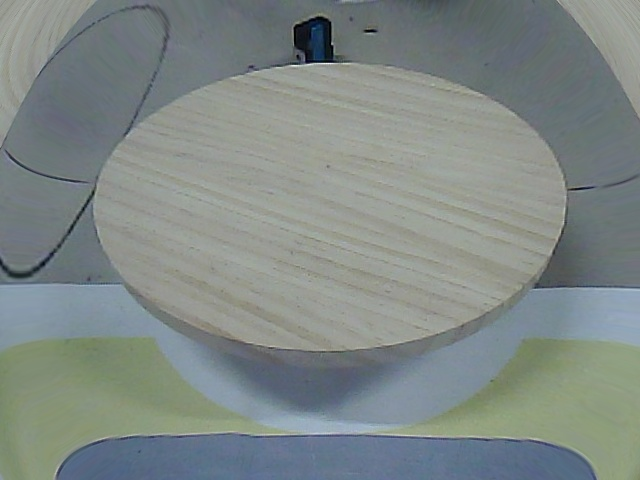
#> input picture script/6.jpg, 640 x 480 px
$ python test2.py   (older library calls are emulated)
#> lines starting #> are read from the running program, lines starting #| are printed output that depends on the picture; after the words box and inside, x2 and y2 are one past the last pixel; in counts of white or black regions, pixels touching at a corner belong together
import cv2
import numpy as np

"""
思路：通过投影变换实时将斜着的圆盘变成正对俯瞰的圆（也可能不需要）
通过创建一个椭圆二值图像，和实时检测到的图像相减，计算匹配情况，匹配度高时检测到
"""

imgPath = '6.jpg'
img = cv2.imread(imgPath)
#> img is the input picture: shape (480, 640, 3); mean B, G, R 133.6, 136.1, 127.3

cv2.namedWindow("img")
def print_point(event,x,y,flags,param):
    if event == cv2.EVENT_LBUTTONDBLCLK:
        print("x, y = ", (x, y))

p1u = (314, 84)
p1l = (107, 198)
p1d = (319, 359)
p1r = (515, 173)

p2u = (315, 32)
p2l = (107, 206)
p2d = (311, 429)
p2r = (526, 190)

srcP = np.array([[314, 84], [107, 198], [319, 359], [515, 173]], dtype=np.float32)
dstP = np.array([[315, 32], [107, 206], [311, 429], [526, 190]], dtype=np.float32)
M = cv2.getPerspectiveTransform(srcP, dstP)

# 显示
# cv2.rectangle(img, p1, p2, (255, 0, 0))
cv2.imshow("img", img)
cv2.setMouseCallback("img", print_point)
cv2.waitKey(0)

img = cv2.pyrMeanShiftFiltering(img, 15, 20)
cv2.imshow("img", img)
cv2.waitKey(0)

# 灰度
img = cv2.cvtColor(img, cv2.COLOR_BGR2GRAY)
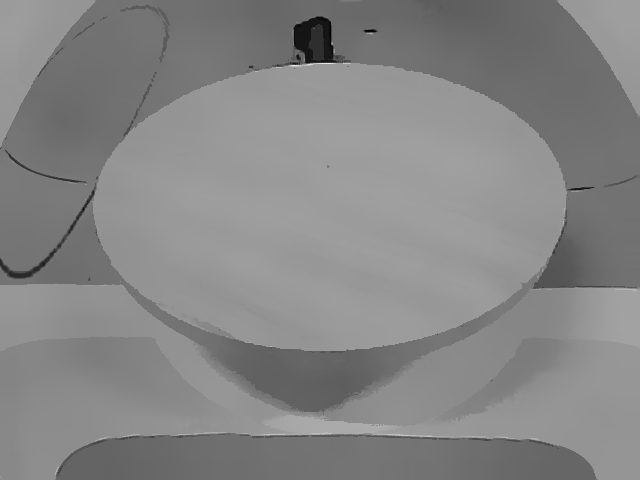
#> img: shape (480, 640); min 5, max 237, mean 133.3
cv2.imshow("img", img)
cv2.waitKey(0)

# 投影
img = cv2.warpPerspective(img, M, (640, 480))
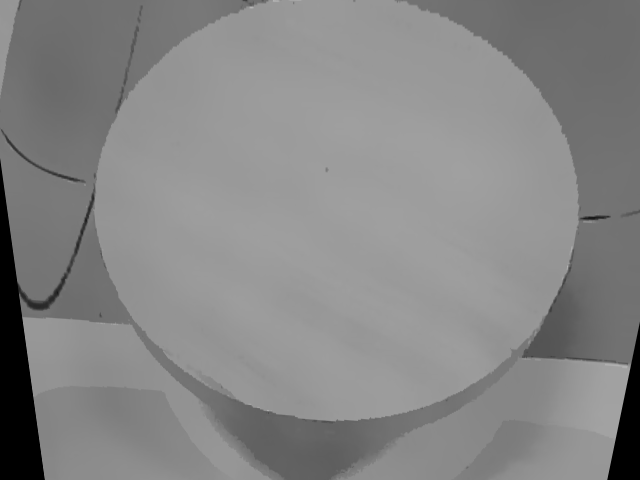
#> img: shape (480, 640); min 0, max 182, mean 134.1
cv2.imshow("img", img)
cv2.waitKey(0)
img_copy = img.copy()

# img = cv2.resize(img, (320, 240))
# cv2.imshow("img", img)
# cv2.waitKey(0)

# 高斯平滑
img = cv2.GaussianBlur(img, (5, 5), 0)
cv2.imshow("img", img)
cv2.waitKey(0)
kernel = np.ones((3,3),np.float32)/9
img = cv2.filter2D(img, -1, kernel)
cv2.imshow("img", img)
cv2.waitKey(0)
# img = cv2.blur(img, (3, 3), 1)
# cv2.imshow("img", img)
# cv2.waitKey(0)

img = cv2.Canny(img, 30, 50, (3, 3))
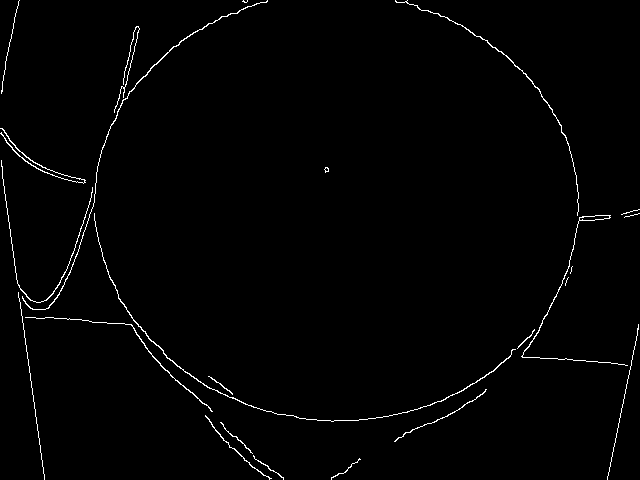
#> img: shape (480, 640); 1.3% white in thin lines or dots
# [7 lines of commented-out code are left out]
cv2.imshow("img", img)
cv2.waitKey(0)

# [4 lines of commented-out code are left out]

kernel_2 = np.ones((5, 5), dtype=np.uint8) # 卷积核变为4*4
img = cv2.dilate(img, kernel_2, 1)
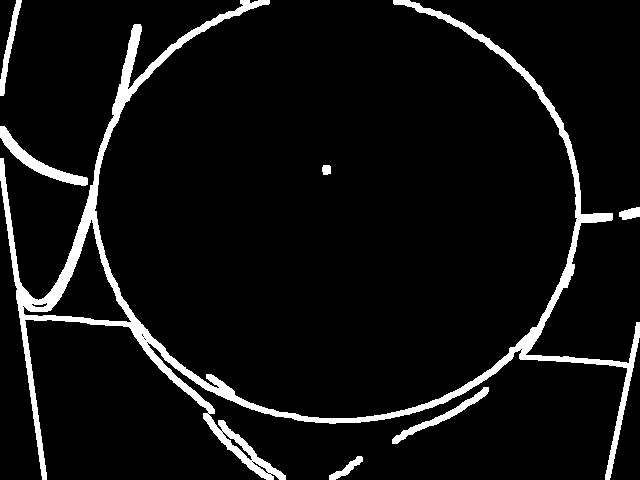
#> img: shape (480, 640); 6.6% white; 7 white regions
cv2.imshow("img", img)
cv2.waitKey(0)

contours, hierarchy = cv2.findContours(img, cv2.RETR_LIST, cv2.CHAIN_APPROX_SIMPLE)  # 轮廓查找
#> contours = 22 contours, 11 with area under 20; largest, box (x1, y1, x2, y2) and area: (0, 0, 640, 480) 18784, (23, 219, 132, 323) 3555, (0, 126, 88, 186) 973, (392, 387, 489, 444) 628, (0, 0, 22, 96) 445

# [8 lines of commented-out code are left out]

$ run again, with script/0.jpg copied over script/6.jpg
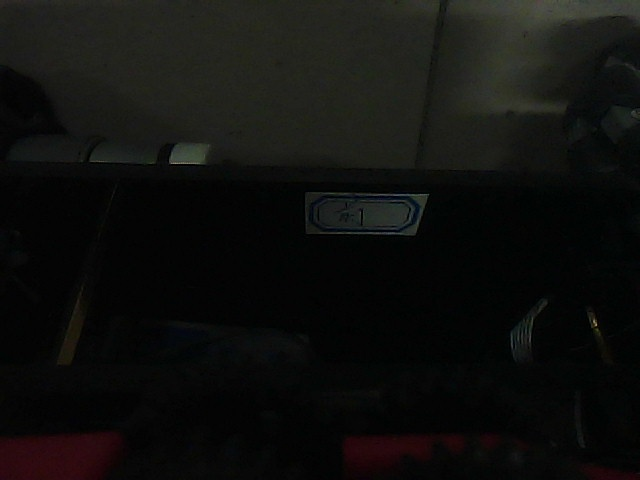
#> input picture script/0.jpg, 640 x 480 px
#> img is the input picture: shape (480, 640, 3); mean B, G, R 13.6, 15.6, 15.3
#> `img = cv2.Canny(img, 30, 50, (3, 3))`:
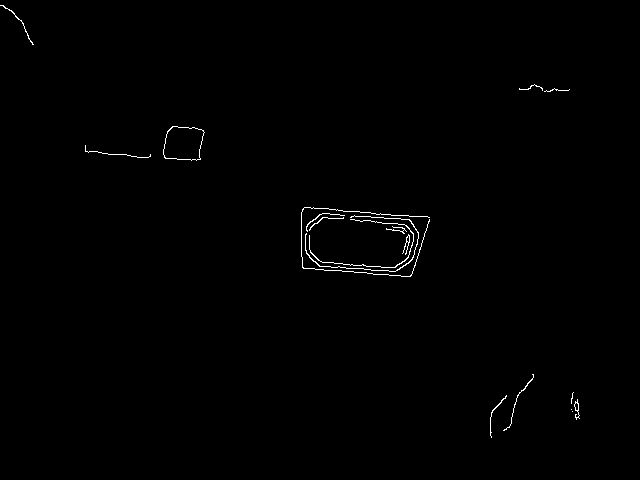
#> img: shape (480, 640); 0.51% white in thin lines or dots, all inside (x1, y1, x2, y2) = (0, 5, 580, 438)
#> `img = cv2.dilate(img, kernel_2, 1)`:
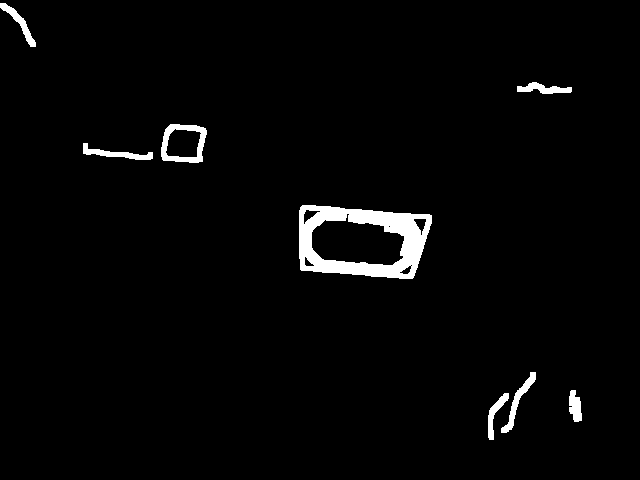
#> img: shape (480, 640); 2.5% white; 8 white regions
#> contours = 16 contours, 2 with area under 20; largest, box (x1, y1, x2, y2) and area: (299, 205, 432, 279) 8020, (311, 213, 405, 266) 3372, (161, 124, 207, 163) 1452, (165, 128, 202, 158) 833, (501, 372, 536, 433) 378

$ run again, with script/10.jpg copied over script/6.jpg
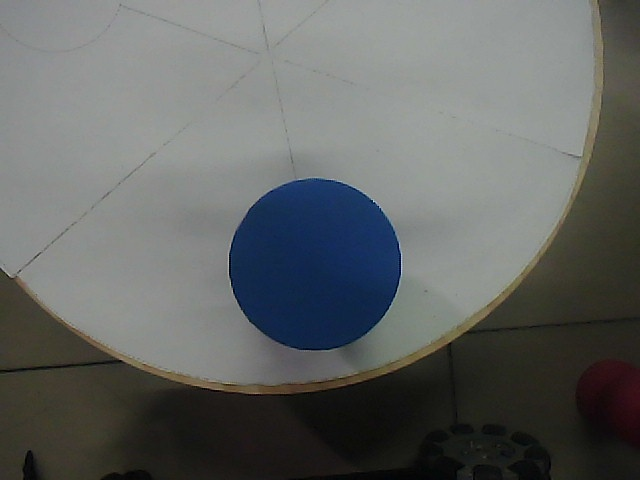
#> input picture script/10.jpg, 640 x 480 px
#> img is the input picture: shape (480, 640, 3); mean B, G, R 99.7, 101, 98.3
#> `img = cv2.Canny(img, 30, 50, (3, 3))`:
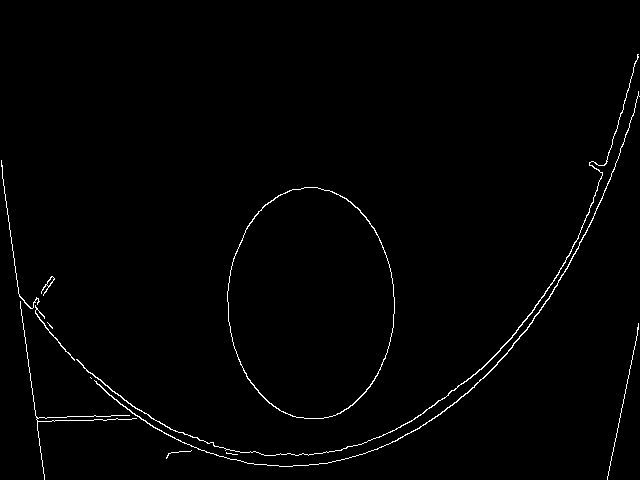
#> img: shape (480, 640); 1.2% white in thin lines or dots, all inside (x1, y1, x2, y2) = (1, 54, 640, 480)
#> `img = cv2.dilate(img, kernel_2, 1)`:
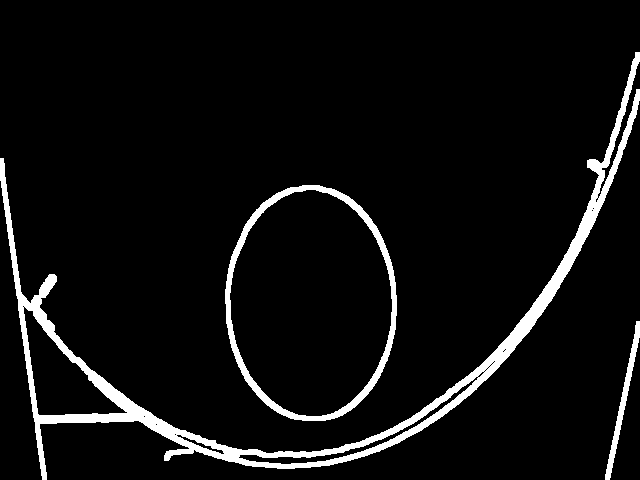
#> img: shape (480, 640); 6.1% white; 3 white regions
#> contours = 29 contours, 22 with area under 20; largest, box (x1, y1, x2, y2) and area: (225, 185, 397, 421) 31882, (229, 189, 393, 417) 28544, (0, 52, 640, 480) 18409, (23, 306, 128, 416) 4644, (238, 376, 479, 465) 1334, (605, 321, 640, 480) 748, (176, 434, 225, 455) 169

$ run again, with script/11.jpg copied over script/6.jpg
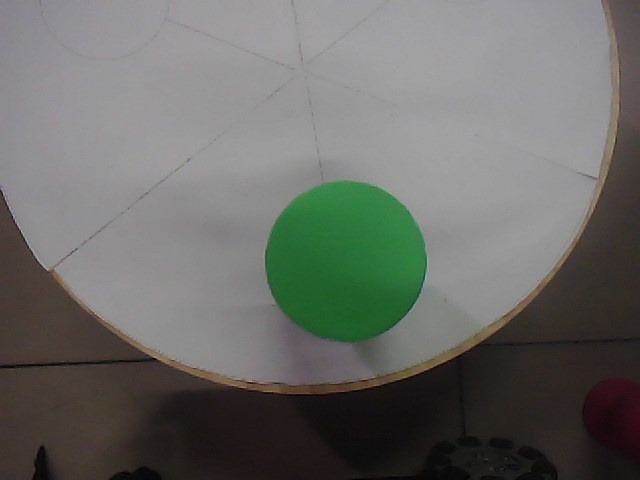
#> input picture script/11.jpg, 640 x 480 px
#> img is the input picture: shape (480, 640, 3); mean B, G, R 103.2, 107.5, 106.4
#> `img = cv2.Canny(img, 30, 50, (3, 3))`:
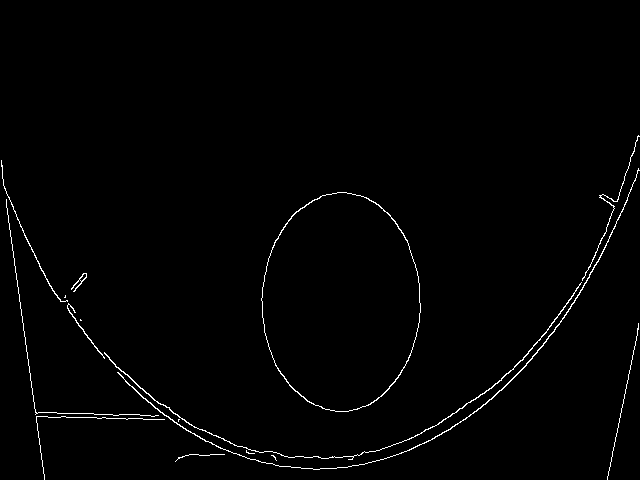
#> img: shape (480, 640); 1.2% white in thin lines or dots, all inside (x1, y1, x2, y2) = (1, 135, 640, 480)
#> `img = cv2.dilate(img, kernel_2, 1)`:
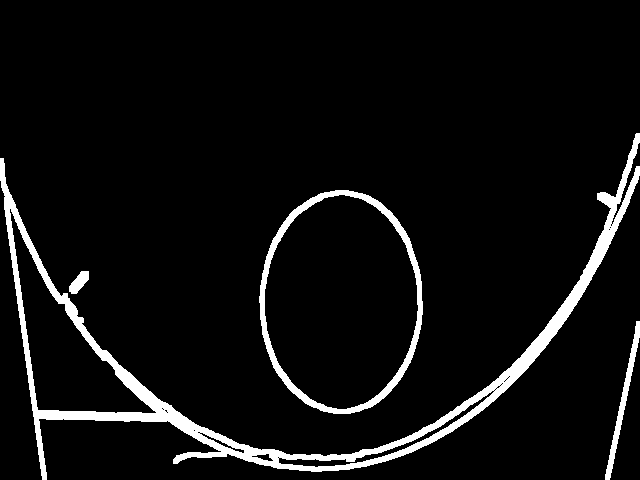
#> img: shape (480, 640); 6.1% white; 4 white regions
#> contours = 32 contours, 23 with area under 20; largest, box (x1, y1, x2, y2) and area: (259, 190, 423, 414) 28626, (264, 194, 419, 410) 25464, (0, 133, 640, 480) 23196, (9, 208, 157, 414) 9561, (278, 390, 495, 468) 1177
